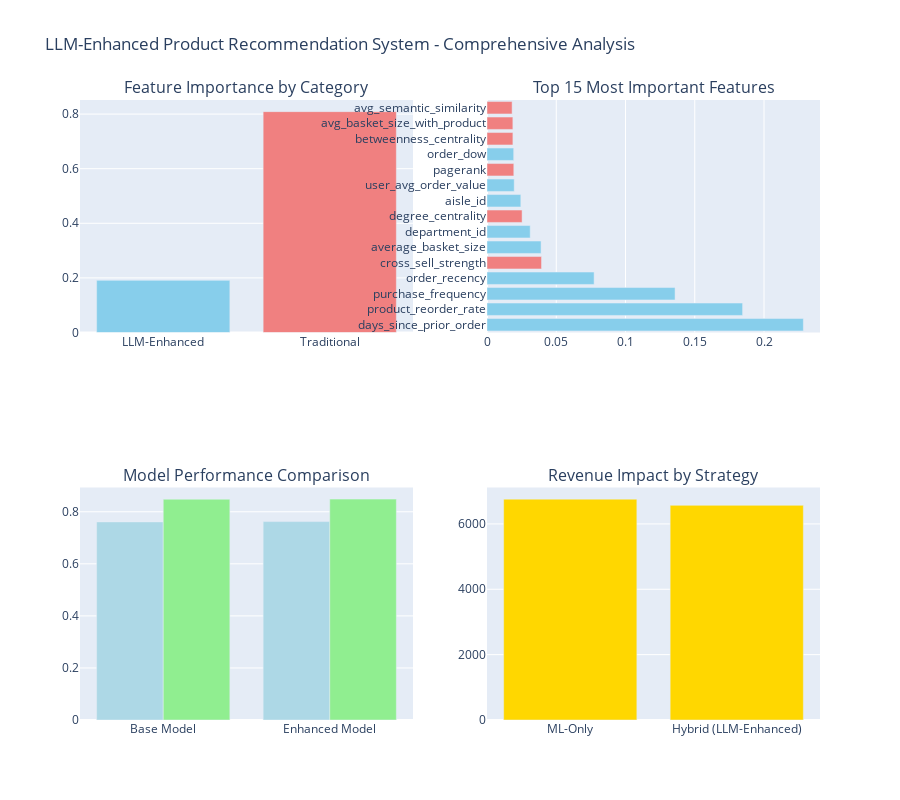

Here is the notebook cell this chart was saved with:
### Markdown cell above
## Feature Importance Analysis with LLM Features

### Code cell
# Analyze feature importance
feature_importance = pd.DataFrame({
    'feature': all_features,
    'importance': xgb_enhanced.feature_importances_
}).sort_values('importance', ascending=False)

# Categorize features
feature_importance['category'] = feature_importance['feature'].apply(
    lambda x: 'LLM-Enhanced' if x in llm_features else 'Traditional'
)

# Create comprehensive visualization
fig = make_subplots(
    rows=2, cols=2,
    subplot_titles=('Feature Importance by Category', 'Top 15 Most Important Features',
                   'Model Performance Comparison', 'Revenue Impact by Strategy'),
    specs=[[{"type": "bar"}, {"type": "bar"}],
           [{"type": "bar"}, {"type": "bar"}]]
)

# Plot 1: Feature importance by category
category_importance = feature_importance.groupby('category')['importance'].sum().reset_index()
fig.add_trace(
    go.Bar(x=category_importance['category'], y=category_importance['importance'],
           name='Importance by Category', marker_color=['skyblue', 'lightcoral']),
    row=1, col=1
)

# Plot 2: Top features
top_features = feature_importance.head(15)
colors = ['lightcoral' if cat == 'LLM-Enhanced' else 'skyblue' for cat in top_features['category']]
fig.add_trace(
    go.Bar(y=top_features['feature'], x=top_features['importance'],
           orientation='h', marker_color=colors, name='Feature Importance'),
    row=1, col=2
)

# Plot 3: Model performance comparison
models = ['Base Model', 'Enhanced Model']
accuracies = [accuracy_base, accuracy_enhanced]
aucs = [auc_base, auc_enhanced]

fig.add_trace(
    go.Bar(x=models, y=accuracies, name='Accuracy', marker_color='lightblue'),
    row=2, col=1
)
fig.add_trace(
    go.Bar(x=models, y=aucs, name='AUC', marker_color='lightgreen'),
    row=2, col=1
)

# Plot 4: Revenue impact
strategies = ['ML-Only', 'Hybrid (LLM-Enhanced)']
revenues = [ml_only_metrics['total_revenue'], hybrid_metrics['total_revenue']]
fig.add_trace(
    go.Bar(x=strategies, y=revenues, name='Total Revenue', marker_color='gold'),
    row=2, col=2
)

# Update layout
fig.update_layout(
    height=800,
    title_text="LLM-Enhanced Product Recommendation System - Comprehensive Analysis",
    showlegend=False
)

fig.show()

# Print detailed feature importance
print("\n=== TOP 20 MOST IMPORTANT FEATURES ===")
print(feature_importance.head(20).to_string(index=False))

### Figure 1 — Plotly figure (JSON) as saved in the notebook; plotly's stock layout.template omitted (floating-point values rounded to 4 significant figures)
{"data": [{"marker": {"color": ["skyblue", "lightcoral"]}, "name": "Importance by Category", "type": "bar", "x": ["LLM-Enhanced", "Traditional"], "xaxis": "x", "y": [0.191, 0.809], "yaxis": "y"}, {"marker": {"color": ["skyblue", "skyblue", "skyblue", "skyblue", "lightcoral", "skyblue", "skyblue", "lightcoral", "skyblue", "skyblue", "lightcoral", "skyblue", "lightcoral", "lightcoral", "lightcoral"]}, "name": "Feature Importance", "orientation": "h", "type": "bar", "x": [0.2284, 0.1845, 0.1358, 0.07734, 0.03938, 0.03905, 0.0312, 0.02533, 0.02442, 0.01966, 0.01936, 0.01927, 0.0187, 0.01868, 0.01814], "xaxis": "x2", "y": ["days_since_prior_order", "product_reorder_rate", "purchase_frequency", "order_recency", "cross_sell_strength", "average_basket_size", "department_id", "degree_centrality", "aisle_id", "user_avg_order_value", "pagerank", "order_dow", "betweenness_centrality", "avg_basket_size_with_product", "avg_semantic_similarity"], "yaxis": "y2"}, {"marker": {"color": "lightblue"}, "name": "Accuracy", "type": "bar", "x": ["Base Model", "Enhanced Model"], "xaxis": "x3", "y": [0.761, 0.7623], "yaxis": "y3"}, {"marker": {"color": "lightgreen"}, "name": "AUC", "type": "bar", "x": ["Base Model", "Enhanced Model"], "xaxis": "x3", "y": [0.8482, 0.8486], "yaxis": "y3"}, {"marker": {"color": "gold"}, "name": "Total Revenue", "type": "bar", "x": ["ML-Only", "Hybrid (LLM-Enhanced)"], "xaxis": "x4", "y": [6759.0, 6569.0], "yaxis": "y4"}], "layout": {"annotations": [{"font": {"size": 16}, "showarrow": false, "text": "Feature Importance by Category", "x": 0.225, "xanchor": "center", "xref": "paper", "y": 1, "yanchor": "bottom", "yref": "paper"}, {"font": {"size": 16}, "showarrow": false, "text": "Top 15 Most Important Features", "x": 0.775, "xanchor": "center", "xref": "paper", "y": 1, "yanchor": "bottom", "yref": "paper"}, {"font": {"size": 16}, "showarrow": false, "text": "Model Performance Comparison", "x": 0.225, "xanchor": "center", "xref": "paper", "y": 0.375, "yanchor": "bottom", "yref": "paper"}, {"font": {"size": 16}, "showarrow": false, "text": "Revenue Impact by Strategy", "x": 0.775, "xanchor": "center", "xref": "paper", "y": 0.375, "yanchor": "bottom", "yref": "paper"}], "height": 800, "showlegend": false, "title": {"text": "LLM-Enhanced Product Recommendation System - Comprehensive Analysis"}, "xaxis": {"anchor": "y", "domain": [0, 0.45]}, "xaxis2": {"anchor": "y2", "domain": [0.55, 1]}, "xaxis3": {"anchor": "y3", "domain": [0, 0.45]}, "xaxis4": {"anchor": "y4", "domain": [0.55, 1]}, "yaxis": {"anchor": "x", "domain": [0.625, 1]}, "yaxis2": {"anchor": "x2", "domain": [0.625, 1]}, "yaxis3": {"anchor": "x3", "domain": [0, 0.375]}, "yaxis4": {"anchor": "x4", "domain": [0, 0.375]}}}
